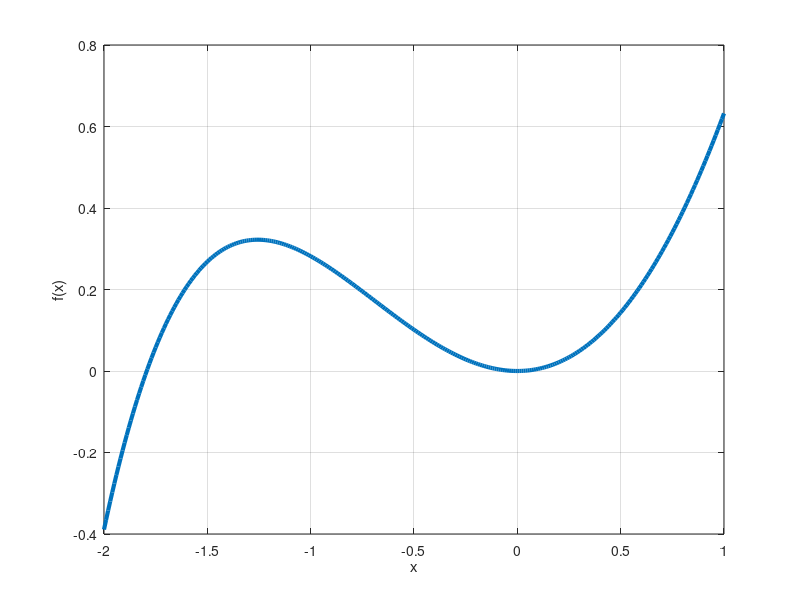

MATLAB code to generate this figure: (Note: this script raises an error after producing the figure.)
% Script lecture 280920


%% Exercise 1
clear all
close all
format long

fprintf('Exercise 1\n\n')

f = @(x) x.^2 - x + 1 - exp(-x);

x_pl = -2:0.01:1; 

% (a) Plot

figure()
plot(x_pl, f(x_pl), 'LineWidth', 3)
grid on
xlabel('x')
ylabel('f(x)')

x0 = -1.7;
tol = 10^(-10);
tolfun = 10^(-12);

% (b) Solve using fsolve

options = optimoptions('fsolve','TolX', tol, 'TolFun', tolfun);
options = optimset('TolX', tol, 'TolFun', tolfun);

tic;
xb = fsolve(f, x0, options);
time_f=toc;

fprintf('Initial guess x0 = %f, fsolve method found zero of function f at x=%f in %f s.\n', x0, xb, time_f)

%% (c) Newton method

x0 = -1.7;

j = @(x) 2.*x - 1 + exp(-x);

[xc, it_n, time_n] = my_newton(x0, f, j, 100, tol);

fprintf('Initial guess x0 = %f, Newton''s method found zero of function f at x=%f in %d iterations and %f s.\n', x0, xc, it_n, time_n)


%% Exercise 2

clear all
close all

fprintf('Exercise 2\n\n')

f = @(x) x.^4 - x.^3 - 7*x.^2 + x + 6; 

g = @(x) x.^4 - 3*x.^3 - 3*x.^2 + 11*x - 6;


x_pl = -3:0.01:4;

% (a) Plot

figure()
plot(x_pl, f(x_pl), 'k--', 'LineWidth', 3)
hold on
plot(x_pl, g(x_pl), 'k-', 'LineWidth', 3)
grid on
legend('f', 'g')
xlabel('x')
ylabel('f(x)')

% (b) Newton's method

x0 = 0.0;
tol = 10^(-10);

jf = @(x) 4*x.^3 - 3*x.^2 -14.*x + 1;

jg = @(x) 4*x.^3 - 9*x.^2 -6.*x + 11;

[xcf, itbf, time_bf] = my_newton(x0, f, jf, 100, tol);

[xcg, itbg, time_bg] = my_newton(x0, g, jg, 100, tol);

fprintf('Initial guess x0 = %f, Newton''s method found zero of function f at x=%f in %d iterations and %f s.\n', x0, xcf, itbf, time_bf)
fprintf('Initial guess x0 = %f, Newton''s method found zero of function g at x=%f in %d iterations and %f s.\n', x0, xcg, itbg, time_bg)

% (d) fsolve

options = optimset('TolX', tol);

tic
xdf = fsolve(f, x0, options);
time_f = toc;

tic
xdg = fsolve(g, x0, options);
time_g = toc;

fprintf('Initial guess x0 = %f, fsolve found zero of function f at x=%f in %f s.\n', x0, xdf, time_f)
fprintf('Initial guess x0 = %f, fsolve found zero of function g at x=%f in %f s.\n', x0, xdg, time_g)

%% Exercise 3.1
clear all
close all

disp('Exercise 3.1\n\n')

f  = @(x) x.^2 - x + 1 - exp(-x);
df = @(x) 2*x - 1 + exp(-x);

x_pl = -2:0.01:1; 

% (a) Plot

figure()
plot(x_pl, f(x_pl), 'LineWidth', 3)
grid on
xlabel('x')
ylabel('f(x)')

x0 = -1.7;
tol = 10^(-8);

gamma = .1;
maxit = 100;

phi  = @(x) abs(f(x)).^2;
dphi = @(x) 2*f(x).*df(x);

% Basic version, fixed gamma
modified = 0;

tic
[x_out, it_grad] = my_steepest_descent(x0, phi, dphi, gamma, maxit, tol, modified);
time=toc;

fprintf('Steepest descent method converged to x =%f in %d iterations and %f s.\n', x_out, it_grad, time)

% Modified version
modified = 1;

tic
[x_out, it_grad] = my_steepest_descent(x0, phi, dphi, gamma, maxit, tol, modified);
time=toc;

fprintf('Modified steepest descent method converged to x =%f in %d iterations and %f s.\n', x_out, it_grad, time)


%% Exercise 3.2
clear all
close all
disp('Exercise 3.2\n\n')

f2  = @(x) x.^4 - x.^3 - 7*x.^2 + x + 6; 
df2 = @(x) 4*x.^3 - 3*x.^2 - 14*x + 1;

g2  = @(x) x.^4 - 3*x.^3 - 3*x.^2 + 11*x - 6;
dg2 = @(x) 4*x.^3 - 9*x.^2 - 6*x + 11;


x_pl = -3:0.01:4;

figure()
plot(x_pl, f2(x_pl), 'k--', 'LineWidth', 3)
hold on
plot(x_pl, g2(x_pl), 'k-', 'LineWidth', 3)
grid on
legend('f', 'g')
xlabel('x')
ylabel('f(x)')

x0 = 0.0;
tol = 10^(-8);

gamma = .01;
maxit = 1000;

phif2 = @(x) abs(f2(x)).^2;
phidf2 = @(x) 2*f2(x)*df2(x);

phig2 = @(x) abs(g2(x)).^2;
phidg2 = @(x) 2*g2(x)*dg2(x);

% Basic version, fixed gamma
modified = 0;

tic;
[xf2, itf2] = my_steepest_descent(x0, phif2, phidf2, gamma, maxit, tol, modified);
tf2=toc;
if(itf2~=maxit), fprintf('Initial guess x0 = %f, steepest descent method found zero of function f2 at x=%f in %d iterations and %f s\n', x0, xf2, itf2, tf2), end

%
tic;
[xg2, itg2] = my_steepest_descent(x0, phig2, phidg2, gamma, maxit, tol, modified);
tg2=toc;
if(itg2~=maxit), fprintf('Initial guess x0 = %f, steepest descent method found zero of function g2 at x=%f in %d iterations and %f s\n', x0, xg2, itg2, tg2), end

%%
% Modified version, adaptive gamma
modified = 1;

tic;
[xf2, itf2] = my_steepest_descent(x0, phif2, phidf2, gamma, maxit, tol, modified);
tf2=toc;
if(itf2~=maxit), fprintf('Initial guess x0 = %f, modified steepest descent method found zero of function f2 at x=%f in %d iterations and %f s\n', x0, xf2, itf2, tf2), end

tic;
[xg2, itg2] = my_steepest_descent(x0, phig2, phidg2, gamma, maxit, tol, modified);
tg2=toc;
if(itg2~=maxit), fprintf('Initial guess x0 = %f, modified steepest descent method found zero of function g2 at x=%f in %d iterations and %f s\n', x0, xg2, itg2, tg2), end


%% Exercise 4.1

clear all
close all

disp('Exercise 4.1\n\n')

f1 = @(x) x.^2 - x + 1 - exp(-x);

x0 = -1.7;
tol = 10^(-10);
a = -1.9;
b =  -1.6;
maxit=100;

[ xc, itc, tc ] = my_chord( x0, f1, a, b, maxit, tol );

if(itc~=maxit), fprintf('Initial guess x0 = %f, chord method found zero of function f1 at x=%f in [%f,%f] in %d iterations and %f s\n', x0, xc, a, b, itc, tc), end

x1 = -1.6;

[ xs, its, ts ] = my_secant( x0, x1, f1, maxit, tol );

if(its~=maxit), fprintf('Initial guesses x0 = %f, x1 = %f, secant method found zero of function f1 at x=%f in %d iterations and %f s\n', x0, x1, xs, its, ts), end

inc = 0.01;

[ xmn, itmn, tmn ] = my_mod_newton( x0, f1, inc, maxit, tol );

if(itmn~=maxit), fprintf('Initial guess x0 = %f, increment inc = %f, modified Newton method found zero of function f1 at x=%f in %d iterations and %f s\n', x0, inc, xmn, itmn, tmn), end


%% Exercise 4.2
clear all
close all

disp('Exercise 4.2\n\n')

f2 = @(x) x.^4 - x.^3 - 7*x.^2 + x + 6; 

g2 = @(x) x.^4 - 3*x.^3 - 3*x.^2 + 11*x - 6;

x0 = 0.0;
a  = -1.1;
b  = 0.1;
maxit = 100;
tol   = 10^(-10);

[ xcf2, itcf2, tcf2 ] = my_chord( x0, f2, a, b, maxit, tol );
if(itcf2~=maxit), fprintf('Initial guess x0 = %f, chord method found zero of function f2 at x=%f in [%f,%f] in %d iterations and %f s\n', x0, xcf2, a, b, itcf2, tcf2), end

[ xcg2, itcg2, tcg2 ] = my_chord( x0, g2, a, b, maxit, tol );
if(itcg2~=maxit), fprintf('Initial guess x0 = %f, chord method found zero of function g2 at x=%f in [%f,%f] in %d iterations and %f s\n', x0, xcg2, a, b, itcg2, tcg2), end

x1 = -1.6;

[ xsf2, itsf2, tsf2 ] = my_secant( x0, x1, f2, maxit, tol );

if(itsf2~=maxit), fprintf('Initial guesses x0 = %f, x1 = %f, secant method found zero of function f2 at x=%f in %d iterations and %f s\n', x0, x1, xsf2, itsf2, tsf2), end

[ xsg2, itsg2, tsg2 ] = my_secant( x0, x1, g2, maxit, tol );

if(itsg2~=maxit), fprintf('Initial guesses x0 = %f, x1 = %f, secant method found zero of function g2 at x=%f in %d iterations and %f s\n', x0, x1, xsg2, itsg2, tsg2), end

inc = 0.01;

[ xmnf2, itmnf2, tmnf2 ] = my_mod_newton( x0, f2, inc, maxit, tol );

if(itmnf2~=maxit), fprintf('Initial guess x0 = %f, increment inc = %f, modified Newton method found zero of function f2 at x=%f in %d iterations and %f s\n', x0, inc, xmnf2, itmnf2, tmnf2), end

[ xmng2, itmng2, tmng2 ] = my_mod_newton( x0, g2, inc, maxit, tol );

if(itmng2~=maxit), fprintf('Initial guess x0 = %f, increment inc = %f, modified Newton method found zero of function g2 at x=%f in %d iterations and %f s\n', x0, inc, xmng2, itmng2, tmng2), end


%% Exercise 5
clear all
close all

disp('Exercise 5\n\n')

phi = @(x) (1-exp(-x.^2)).*sin(3*x);
dphi = @(x) 2*x.*exp(-x.^2).*sin(3*x)...
    +3*(1-exp(-x.^2)).*cos(3*x);

x_pl = -3:.01:3;

set(0,'defaultTextInterpreter','latex');

% (a) Plot

figure()
plot(x_pl, phi(x_pl), 'LineWidth', 3)
xlabel('$x$')
ylabel('$\phi(x)$')
grid on

% (b) Find local minima with modified gradient method, tol E-09

x0 = -1.0;
tol = 10^(-9);

gamma = 1;
maxit = 1000;

modified = 1;

tic;
[xphi, itphi] = my_steepest_descent(x0, phi, dphi, gamma, maxit, tol, modified);
tphi=toc;
if(itphi~=maxit), fprintf('Initial guess x0 = %f, modified steepest descent method found minimum of function phi at x=%f in %d iterations and %f s\n', x0, xphi, itphi, tphi), end

